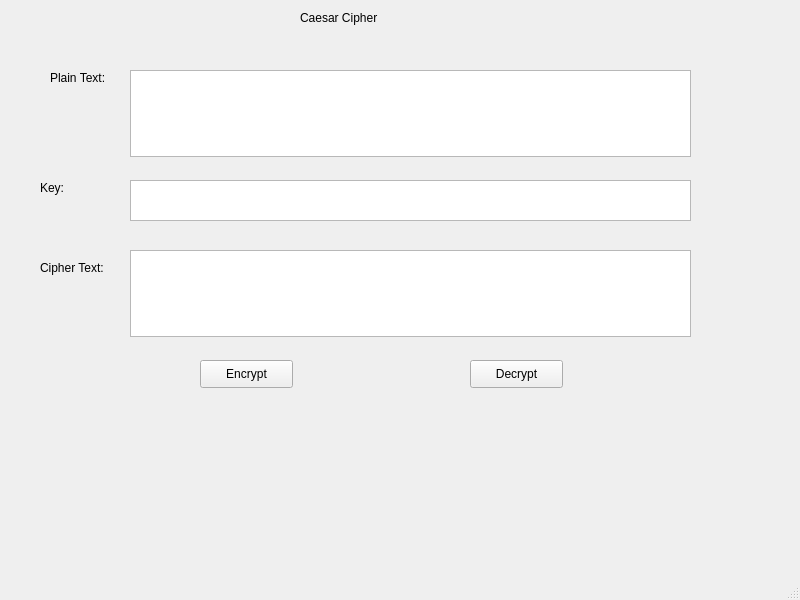
<?xml version="1.0" encoding="UTF-8"?>
<ui version="4.0">
 <class>MainWindow</class>
 <widget class="QMainWindow" name="MainWindow">
  <property name="geometry">
   <rect>
    <x>0</x>
    <y>0</y>
    <width>800</width>
    <height>600</height>
   </rect>
  </property>
  <property name="windowTitle">
   <string>MainWindow</string>
  </property>
  <widget class="QWidget" name="centralwidget">
   <widget class="QLabel" name="label">
    <property name="geometry">
     <rect>
      <x>300</x>
      <y>10</y>
      <width>91</width>
      <height>16</height>
     </rect>
    </property>
    <property name="text">
     <string>Caesar Cipher</string>
    </property>
   </widget>
   <widget class="QLabel" name="label_2">
    <property name="geometry">
     <rect>
      <x>50</x>
      <y>70</y>
      <width>61</width>
      <height>16</height>
     </rect>
    </property>
    <property name="text">
     <string>Plain Text:</string>
    </property>
   </widget>
   <widget class="QPlainTextEdit" name="txt_plain_text">
    <property name="geometry">
     <rect>
      <x>130</x>
      <y>70</y>
      <width>561</width>
      <height>87</height>
     </rect>
    </property>
   </widget>
   <widget class="QPlainTextEdit" name="txt_key">
    <property name="geometry">
     <rect>
      <x>130</x>
      <y>180</y>
      <width>561</width>
      <height>41</height>
     </rect>
    </property>
   </widget>
   <widget class="QPlainTextEdit" name="txt_cipher_text">
    <property name="geometry">
     <rect>
      <x>130</x>
      <y>250</y>
      <width>561</width>
      <height>87</height>
     </rect>
    </property>
   </widget>
   <widget class="QLabel" name="label_3">
    <property name="geometry">
     <rect>
      <x>40</x>
      <y>180</y>
      <width>61</width>
      <height>16</height>
     </rect>
    </property>
    <property name="text">
     <string>Key:</string>
    </property>
   </widget>
   <widget class="QLabel" name="label_4">
    <property name="geometry">
     <rect>
      <x>40</x>
      <y>260</y>
      <width>71</width>
      <height>16</height>
     </rect>
    </property>
    <property name="text">
     <string>Cipher Text:</string>
    </property>
   </widget>
   <widget class="QPushButton" name="btn_encrypt">
    <property name="geometry">
     <rect>
      <x>200</x>
      <y>360</y>
      <width>93</width>
      <height>28</height>
     </rect>
    </property>
    <property name="text">
     <string>Encrypt</string>
    </property>
   </widget>
   <widget class="QPushButton" name="btn_decrypt">
    <property name="geometry">
     <rect>
      <x>470</x>
      <y>360</y>
      <width>93</width>
      <height>28</height>
     </rect>
    </property>
    <property name="text">
     <string>Decrypt</string>
    </property>
   </widget>
  </widget>
  <widget class="QMenuBar" name="menubar">
   <property name="geometry">
    <rect>
     <x>0</x>
     <y>0</y>
     <width>800</width>
     <height>26</height>
    </rect>
   </property>
  </widget>
  <widget class="QStatusBar" name="statusbar"/>
 </widget>
 <resources/>
 <connections/>
</ui>
